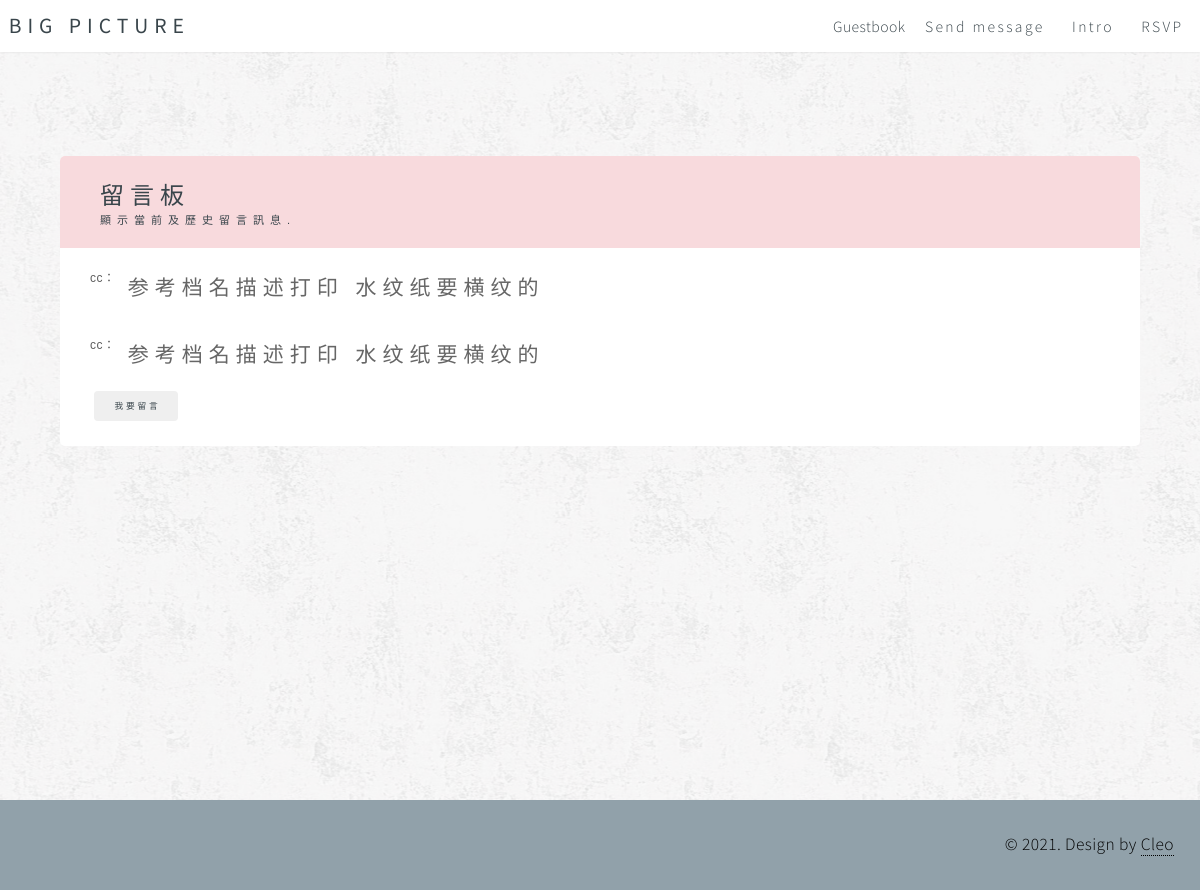
Screenshot of /Wedding/guestbook-board/ with the database file from the repository.
### Wedding/models.py (models this page shows)
class UserMessage(models.Model):
    object_id = models.CharField(max_length=50, primary_key=True, verbose_name='主键', default='')
    name = models.CharField(max_length=20, null=True, blank=True, verbose_name=u'用户名')
    email = models.EmailField(verbose_name=u'信箱')
    message = models.CharField(max_length=100, verbose_name=u'留言訊息')
    createtime = models.DateTimeField('保存日期',default = timezone.now)
    class Meta:
        db_table = 'user_message'
        ordering = ('-object_id',)
        verbose_name_plural = u'用户留言訊息'

### Wedding/views.py (the view, shortened to what this page needs)
# urls.py: path('guestbook-board/', views.board, name='guestbook-board'),
def board(request):
    all_messages = UserMessage.objects.all()
    return render(request,'wedding/guestbook-board.html', {
        'all_messages':all_messages,
    })

### Wedding/templates/wedding/guestbook-board.html (shortened to what this page needs)
{% extends 'wedding/base.html' %}
{% load static %}
{% block head %}
{{ block.super }}
<link rel="stylesheet" href="{% static 'css/wedding-guestbook.css' %}">
{% endblock head %}
{% block nav %}
<li class="current-active">Guestbook</li>
<li><a href="{% url 'WEDDING:guestbook-form' %}">Send message</a></li>
<li><a href="{% url 'WEDDING:index' %}">Intro</a></li>
<li><a href="{% url 'WEDDING:rsvp' %}">RSVP</a></li>
{% endblock nav %}
{% block home %}
<section id="guestbook" class="wrapper">
    <form action="{% url 'WEDDING:guestbook-form' %}" method="post" class="smart-green">
        <h1>留言板
            <span>顯示當前及歷史留言訊息.</span>
        </h1>
        {% for message in all_messages %}
            <label>
                <span>{{ message.name }}：　</span><br>
                <h2>{{ message.message }}</h2>
            </label>
        {% endfor %}
        <label>
            <span>&nbsp;</span>
            <input type="submit" class="button" value="我要留言"/>
        </label>
    </form>
</section>
{% endblock home %}

### Wedding/static/css/wedding-guestbook.css (style rules this page uses)
#guestbook { padding: 6em 0 4em 0; height: 100%; }
#guestbook .smart-green { margin-left: auto; margin-right: auto; max-width: 90%; background: #ffffff; padding: 30px 30px 20px 30px; font: 12px Arial, Helvetica, sans-serif; color: #666; border-radius: 5px; -webkit-border-radius: 5px; -moz-border-radius: 5px; }
#guestbook .smart-green h1 { font: 24px "Trebuchet MS", Arial, Helvetica, sans-serif; padding: 20px 0px 20px 40px; display: block; margin: -30px -30px 10px -30px; color: #39454b; background: #F8dadd; border-radius: 5px 5px 0px 0px; -webkit-border-radius: 5px 5px 0px 0px; -moz-border-radius: 5px 5px 0px 0px; border-bottom: 1px solid #F8dadd; }
#guestbook .smart-green h1 > span { display: block; font-size: 11px; color: #39454b; }
#guestbook .smart-green label { display: block; margin: 0px 0px 5px; }
#guestbook .smart-green label > span { float: left; margin-top: 10px; color: #5E5E5E; }

### rows the page displays
UserMessage: name "cc", message "参考档名描述打印 水纹纸要横纹的"
UserMessage: name "cc", message "参考档名描述打印 水纹纸要横纹的"
